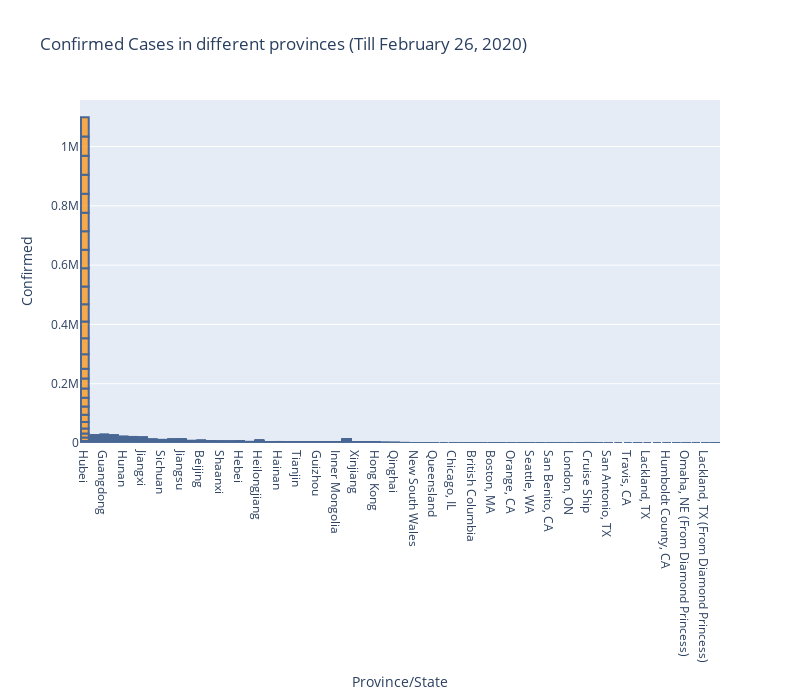
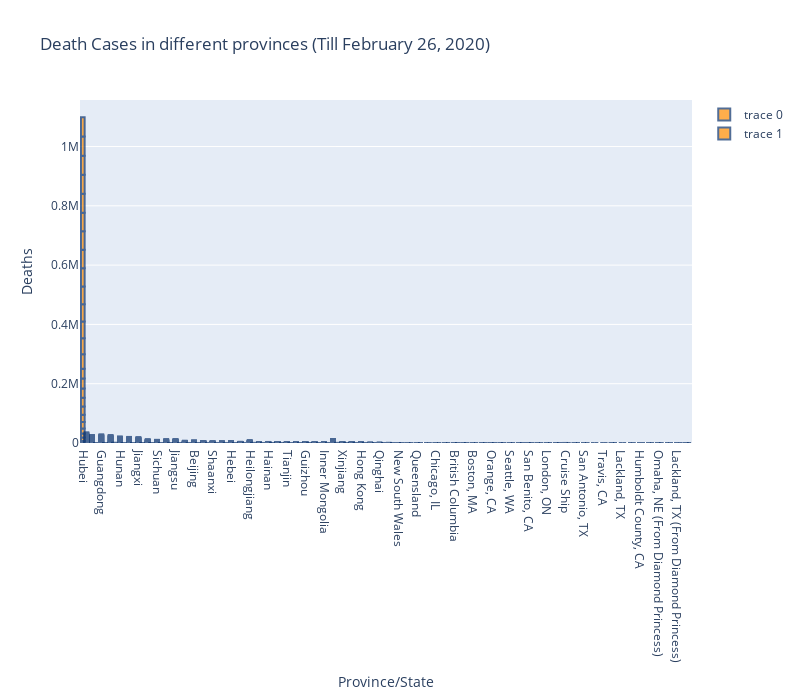

Notebook code for these charts, in order:
### Code cell
# Vizualizing the rise of cases from Feb 1st to Feb 26th
fig = go.Figure()
fig.add_trace(go.Bar(
                x=df["Province/State"],
                y=df["Confirmed"],
                marker_color='darkorange',
                marker_line_color='rgb(8,48,107)',
                marker_line_width=2, 
                opacity=0.7)
             )

fig.update_layout(
    title_text='Confirmed Cases in different provinces (Till February 26, 2020)',
    height=700, width=800, xaxis_title='Province/State', yaxis_title='Confirmed')

fig.show()

fig.add_trace(go.Bar(
                x=df["Province/State"],
                y=df["Deaths"],
                marker_color='darkorange',
                marker_line_color='rgb(8,48,107)',
                marker_line_width=2, 
                opacity=0.7)
             )

fig.update_layout(
    title_text='Death Cases in different provinces (Till February 26, 2020)',
    height=700, width=800, xaxis_title='Province/State', yaxis_title='Deaths')

fig.show()

### Figure 1 — Plotly figure (JSON) as saved in the notebook; plotly's stock layout.template omitted (floating-point values rounded to 4 significant figures; data arrays with more than 128 entries replaced by an {"elided": "..."} marker saying what was removed)
{"data": [{"marker": {"color": "darkorange", "line": {"color": "rgb(8,48,107)", "width": 2}}, "opacity": 0.7, "type": "bar", "x": {"elided": "1898 str values"}, "y": {"elided": "1898 int values"}}], "layout": {"height": 700, "title": {"text": "Confirmed Cases in different provinces (Till February 26, 2020)"}, "width": 800, "xaxis": {"title": {"text": "Province/State"}}, "yaxis": {"title": {"text": "Confirmed"}}}}

### Figure 2 — Plotly figure (JSON) as saved in the notebook; plotly's stock layout.template omitted (floating-point values rounded to 4 significant figures; data arrays with more than 128 entries replaced by an {"elided": "..."} marker saying what was removed)
{"data": [{"marker": {"color": "darkorange", "line": {"color": "rgb(8,48,107)", "width": 2}}, "opacity": 0.7, "type": "bar", "x": {"elided": "1898 str values"}, "y": {"elided": "1898 int values"}}, {"marker": {"color": "darkorange", "line": {"color": "rgb(8,48,107)", "width": 2}}, "opacity": 0.7, "type": "bar", "x": {"elided": "1898 str values"}, "y": {"elided": "1898 int values"}}], "layout": {"height": 700, "title": {"text": "Death Cases in different provinces (Till February 26, 2020)"}, "width": 800, "xaxis": {"title": {"text": "Province/State"}}, "yaxis": {"title": {"text": "Deaths"}}}}
